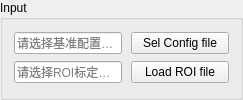
             <widget class="QGroupBox" name="Input">
              <property name="enabled">
               <bool>true</bool>
              </property>
              <property name="sizePolicy">
               <sizepolicy hsizetype="Preferred" vsizetype="Preferred">
                <horstretch>0</horstretch>
                <verstretch>0</verstretch>
               </sizepolicy>
              </property>
              <property name="maximumSize">
               <size>
                <width>500</width>
                <height>16777215</height>
               </size>
              </property>
              <property name="styleSheet">
               <string notr="true">QPushButton {	
	width:90px;
}</string>
              </property>
              <property name="title">
               <string notr="true">Input</string>
              </property>
              <layout class="QVBoxLayout" name="verticalLayout_2">
               <item>
                <layout class="QHBoxLayout" name="horizontalLayout_2">
                 <property name="spacing">
                  <number>9</number>
                 </property>
                 <item>
                  <widget class="QLineEdit" name="Sel_Config_file_LineEdit">
                   <property name="enabled">
                    <bool>true</bool>
                   </property>
                   <property name="sizePolicy">
                    <sizepolicy hsizetype="Preferred" vsizetype="Fixed">
                     <horstretch>0</horstretch>
                     <verstretch>0</verstretch>
                    </sizepolicy>
                   </property>
                   <property name="focusPolicy">
                    <enum>Qt::StrongFocus</enum>
                   </property>
                   <property name="readOnly">
                    <bool>true</bool>
                   </property>
                   <property name="placeholderText">
                    <string>请选择基准配置文件</string>
                   </property>
                  </widget>
                 </item>
                 <item>
                  <widget class="QPushButton" name="Sel_Config_file_Button">
                   <property name="sizePolicy">
                    <sizepolicy hsizetype="Maximum" vsizetype="Fixed">
                     <horstretch>0</horstretch>
                     <verstretch>0</verstretch>
                    </sizepolicy>
                   </property>
                   <property name="text">
                    <string>Sel Config file</string>
                   </property>
                  </widget>
                 </item>
                </layout>
               </item>
               <item>
                <layout class="QHBoxLayout" name="horizontalLayout_3">
                 <property name="spacing">
                  <number>9</number>
                 </property>
                 <item>
                  <widget class="QLineEdit" name="Load_ROI_file_LineEdit">
                   <property name="enabled">
                    <bool>true</bool>
                   </property>
                   <property name="sizePolicy">
                    <sizepolicy hsizetype="Preferred" vsizetype="Fixed">
                     <horstretch>0</horstretch>
                     <verstretch>0</verstretch>
                    </sizepolicy>
                   </property>
                   <property name="minimumSize">
                    <size>
                     <width>0</width>
                     <height>0</height>
                    </size>
                   </property>
                   <property name="focusPolicy">
                    <enum>Qt::StrongFocus</enum>
                   </property>
                   <property name="readOnly">
                    <bool>true</bool>
                   </property>
                   <property name="placeholderText">
                    <string>请选择ROI标定文件</string>
                   </property>
                  </widget>
                 </item>
                 <item>
                  <widget class="QPushButton" name="Load_ROI_file_Button">
                   <property name="sizePolicy">
                    <sizepolicy hsizetype="Maximum" vsizetype="Fixed">
                     <horstretch>0</horstretch>
                     <verstretch>0</verstretch>
                    </sizepolicy>
                   </property>
                   <property name="focusPolicy">
                    <enum>Qt::WheelFocus</enum>
                   </property>
                   <property name="text">
                    <string>Load ROI file</string>
                   </property>
                  </widget>
                 </item>
                </layout>
               </item>
              </layout>
             </widget>
